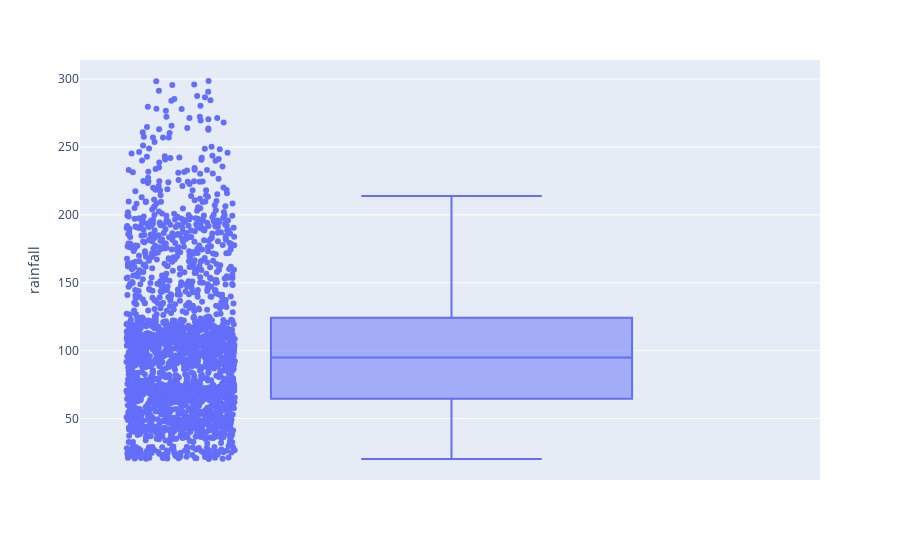

Notebook cell for this chart:
### Code cell
fig = px.box(data,y="rainfall",points="all")
fig.show()

### Figure 1 — Plotly figure (JSON) as saved in the notebook; plotly's stock layout.template omitted (floating-point values rounded to 4 significant figures; data arrays with more than 128 entries replaced by an {"elided": "..."} marker saying what was removed)
{"data": [{"alignmentgroup": "True", "boxpoints": "all", "hovertemplate": "rainfall=%{y}<extra></extra>", "legendgroup": "", "marker": {"color": "#636efa"}, "name": "", "notched": false, "offsetgroup": "", "orientation": "v", "showlegend": false, "type": "box", "x0": " ", "xaxis": "x", "y": {"elided": "2200 float values"}, "y0": " ", "yaxis": "y"}], "layout": {"boxmode": "group", "legend": {"tracegroupgap": 0}, "margin": {"t": 60}, "xaxis": {"anchor": "y", "domain": [0, 1]}, "yaxis": {"anchor": "x", "domain": [0, 1], "title": {"text": "rainfall"}}}}
